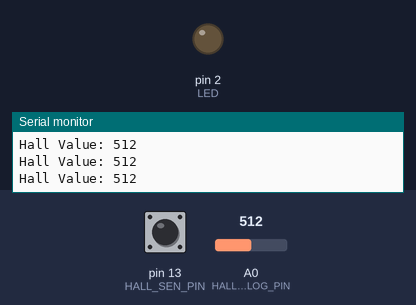
The sketch below on a simulated Arduino Uno, built with avr-gcc and run on an emulated ATmega328P. Parts: output pins drawn as LEDs (lit = HIGH), the last lines printed to the serial monitor. Dashed ring = blinking. The test bench sets the inputs (shaded band); at power-on: pin 13 (HALL_SEN_PIN) HIGH, A0 (HALL_SEN_ANALOG_PIN) = 512.

Above: at 1.2 s.
1.3 s: pin 13 (HALL_SEN_PIN) driven LOW
At 2.4 s:
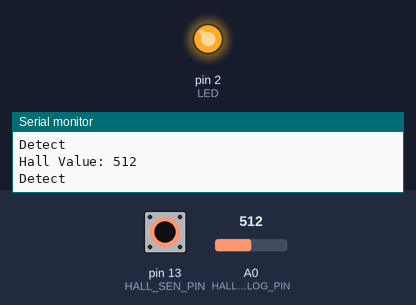
2.8 s: A0 (HALL_SEN_ANALOG_PIN) set to 993
5.8 s: A0 (HALL_SEN_ANALOG_PIN) set to 1008
8.8 s: pin 13 (HALL_SEN_PIN) driven HIGH
At 10.0 s:
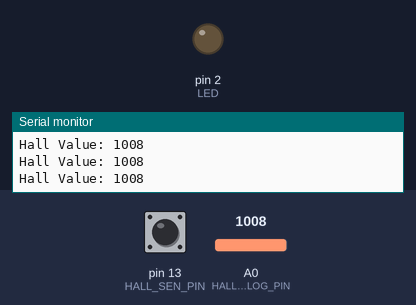
10.3 s: pin 13 (HALL_SEN_PIN) pulsed LOW 5 times (0.12 s each, 0.3 s apart)
At 10.38 s:
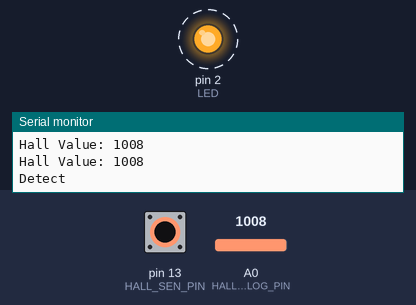
14.8 s: pin 13 (HALL_SEN_PIN) pulsed LOW 5 times (0.12 s each, 0.3 s apart)
At 17.3 s:
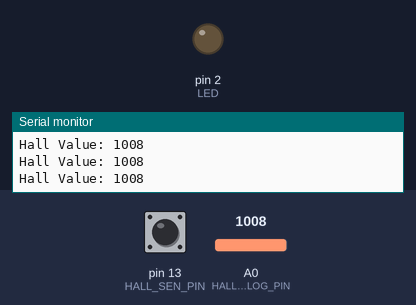
Timing chart, 0 to 18.8 s (numbered marks = the images above; inputs shaded):
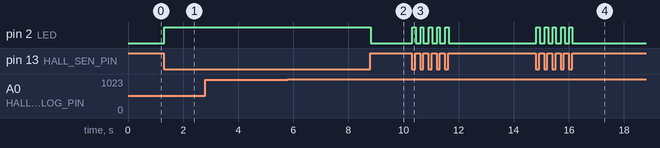

The sketch:

MapP.ino
```cpp
#define HALL_SEN_PIN 13
#define HALL_SEN_ANALOG_PIN A0
#define LED 2


void setup() {
  Serial.begin(9600);
  pinMode(HALL_SEN_PIN, INPUT);
  pinMode(LED, OUTPUT);

}

void loop()
{
  Serial.print("Hall Value: ");
  Serial.println(analogRead(HALL_SEN_ANALOG_PIN));

  if(digitalRead(HALL_SEN_PIN) == 0)
  {
    Serial.println("Detect");
    digitalWrite(LED,HIGH);
  }
  else
  {
    digitalWrite(LED,LOW);
  }
}
```

Measured:
- after the input at 1.3 s, pin 2 (LED): LOW → HIGH at once
- after the input at 8.8 s, pin 2 (LED): HIGH → LOW at once
- after the input at 10.3 s, pin 2 (LED): alternates HIGH for 0.13 s and LOW for 0.19 s, 10 changes in all, then stays LOW, starting at once
- after the input at 14.8 s, pin 2 (LED): alternates HIGH for 0.13 s and LOW for 0.18 s, 10 changes in all, then stays LOW, starting at once
